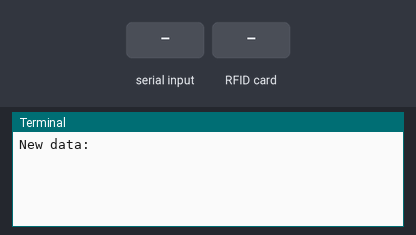
Recording of a program running on a simulated Raspberry Pi (header pin numbers). Shown: the last lines printed to the terminal. The test bench sets the inputs (shaded band). At 2.8 s the program stops and its outputs stay as they are.

Above: at 1.2 s.
1.3 s: "1" typed at the terminal, then Enter
At 2.5 s:
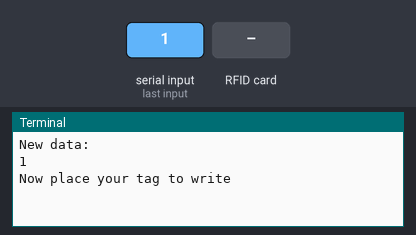
2.8 s: RFID card 5E 7A 19 C4 held to the reader
At 3.7 s:
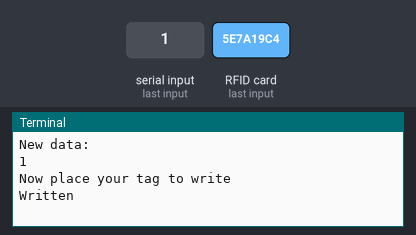

The program:

Write.py
```python
#!/usr/bin/env python

import RPi.GPIO as GPIO
from mfrc522 import SimpleMFRC522

reader = SimpleMFRC522()

try:
    text = input('New data:')
    print("Now place your tag to write")
    reader.write(text)
    print("Written")
finally:
    GPIO.cleanup()
    
```

Measured:
- after the input at 1.3 s, the terminal: prints a new line at once (image 1)
- after the input at 2.8 s, the terminal: prints a new line at once (image 2)
